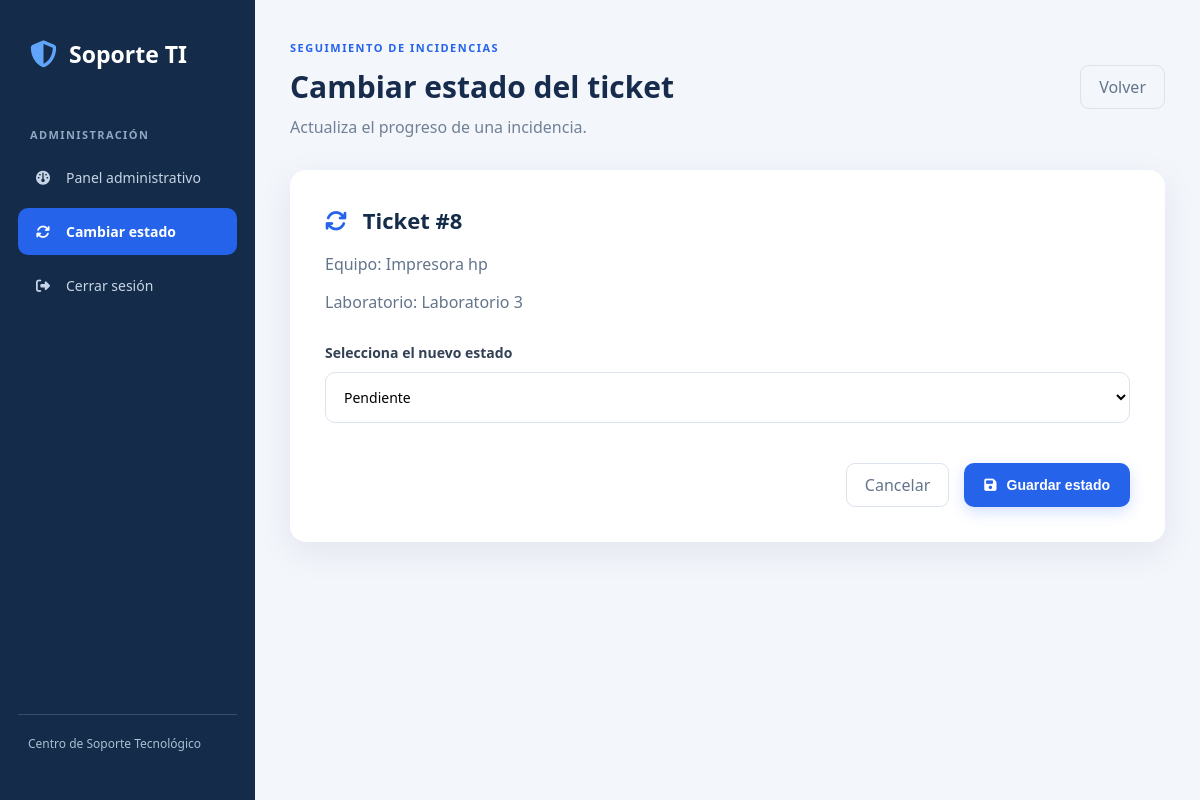
Page /admin/estado.php?id=8 (signed in) on the committed database.
### tables this page shows
CREATE TABLE `incidencias` (
  `id` int(11) NOT NULL,
  `reportado_por` varchar(100) NOT NULL,
  `laboratorio` varchar(100) NOT NULL,
  `equipo` varchar(100) NOT NULL,
  `descripcion` text NOT NULL,
  `prioridad` enum('Baja','Media','Alta') NOT NULL,
  `estado` enum('Pendiente','En proceso','Resuelta') NOT NULL DEFAULT 'Pendiente',
  `fecha_registro` timestamp NOT NULL DEFAULT current_timestamp()
);

### admin/estado.php (the view, shortened to what this page needs)
<?php
require_once __DIR__ . "/../config/conexion.php";
$id = filter_input(INPUT_GET, "id", FILTER_VALIDATE_INT);
$stmt = $conn->prepare(
    "SELECT id, equipo, laboratorio, estado
     FROM incidencias
     WHERE id = ?"
);
$stmt->bind_param("i", $id);
$stmt->execute();
$incidencia = $stmt->get_result()->fetch_assoc();
$estados_validos = [
    "Pendiente",
    "En proceso",
    "Resuelta"
];
function escapar($valor) {
    return htmlspecialchars(
        (string) $valor,
        ENT_QUOTES,
        "UTF-8"
    );
}
?>
<!DOCTYPE html>
<html lang="es">
<head>
    <link rel="stylesheet" href="../css/estilos.css">
    <link rel="stylesheet"
          href="https://cdnjs.cloudflare.com/ajax/libs/font-awesome/6.7.2/css/all.min.css">
</head>
<body class="pagina-dashboard">
<div class="dashboard-layout">
    <aside class="sidebar">
        <div class="sidebar-logo">
            <i class="fa-solid fa-shield-halved"></i>
            <span>Soporte TI</span>
        </div>
        <div class="sidebar-seccion">
            ADMINISTRACIÓN
        </div>
        <nav class="sidebar-nav">
            <a href="index.php">
                <i class="fa-solid fa-gauge"></i>
                Panel administrativo
            </a>
            <a href="index.php" class="activo">
                <i class="fa-solid fa-arrows-rotate"></i>
                Cambiar estado
            </a>
            <a href="logout.php">
                <i class="fa-solid fa-right-from-bracket"></i>
                Cerrar sesión
            </a>
        </nav>
        <div class="sidebar-footer">
            Centro de Soporte Tecnológico
        </div>
    </aside>
    <main class="dashboard-main">
        <header class="dashboard-topbar">
            <div>
                <span class="topbar-etiqueta">
                    SEGUIMIENTO DE INCIDENCIAS
                </span>
                <h1>Cambiar estado del ticket</h1>
                <p>
                    Actualiza el progreso de una incidencia.
                </p>
            </div>
            <a href="index.php" class="btn-limpiar">
                Volver
            </a>
        </header>
        <section class="tarjeta editar-tarjeta">
            <h2>
                <i class="fa-solid fa-arrows-rotate"></i>
                Ticket #<?= (int) $incidencia["id"] ?>
            </h2>
            <p class="subtitulo">
                Equipo: <?= escapar($incidencia["equipo"]) ?>
            </p>
            <p class="subtitulo">
                Laboratorio:
                <?= escapar($incidencia["laboratorio"]) ?>
            </p>
            <form method="POST" class="editar-form">
                <div class="campo-form">
                    <label for="estado">
                        Selecciona el nuevo estado
                    </label>
                    <select
                        id="estado"
                        name="estado"
                        required
                    >
                        <?php foreach ($estados_validos as $e): ?>
                            <option
                                value="<?= escapar($e) ?>"
                                <?= $incidencia["estado"] === $e
                                    ? "selected" : "" ?>
                            >
                                <?= escapar($e) ?>
                            </option>
                        <?php endforeach; ?>
                    </select>
                </div>
                <div class="editar-acciones">
                    <a href="index.php" class="btn-limpiar">
                        Cancelar
                    </a>
                    <button
                        type="submit"
                        class="btn-nuevo"
                    >
                        <i class="fa-solid fa-floppy-disk"></i>
                        Guardar estado
                    </button>
                </div>
            </form>
        </section>
    </main>
</div>
</body>
</html>

### css/estilos.css (style rules this page uses)
* { box-sizing: border-box; }
body { margin: 0; font-family: 'Segoe UI', Arial, sans-serif; background: #f3f6fb; color: #142c49; }
.encabezado p, .subtitulo { color: #64748b; }
.tarjeta { background: white; padding: 35px; border-radius: 16px; box-shadow: 0 10px 35px rgba(20,44,73,0.08); }
.tarjeta h2 { margin-top: 0; }
form { display: flex; flex-direction: column; gap: 12px; margin-top: 25px; }
label { font-weight: 600; font-size: 14px; }
input, textarea, select { width: 100%; padding: 13px; border: 1px solid #dce3ed; border-radius: 9px; font-family: inherit; font-size: 15px; background: #fff; transition: 0.2s; }
.pagina-dashboard { background: #f3f6fb; color: #172b4d; }
.dashboard-layout { display: flex; min-height: 100vh; }
.sidebar { width: 255px; background: #142c49; color: white; padding: 28px 18px; display: flex; flex-direction: column; position: sticky; top: 0; height: 100vh; flex-shrink: 0; }
.sidebar-logo { display: flex; align-items: center; gap: 12px; font-size: 23px; font-weight: 750; padding: 10px 12px 35px; }
.sidebar-logo i { color: #60a5fa; font-size: 27px; }
.sidebar-seccion { font-size: 11px; font-weight: 700; letter-spacing: 1.4px; color: #91a7c2; margin: 22px 12px 12px; }
.sidebar-nav { display: flex; flex-direction: column; gap: 7px; }
.sidebar-nav a { display: flex; align-items: center; gap: 13px; padding: 14px 15px; color: #c7d5e6; text-decoration: none; border-radius: 10px; font-size: 14px; transition: all 0.25s ease; }
.sidebar-nav a i { width: 20px; text-align: center; }
.sidebar-nav a.activo { background: #2563eb; color: white; font-weight: 600; }
.sidebar-footer { margin-top: auto; padding: 20px 10px; border-top: 1px solid #35506c; font-size: 12px; color: #a9bfd5; display: flex; gap: 10px; align-items: center; }
.dashboard-main { flex: 1; min-width: 0; padding: 35px; }
.dashboard-topbar { display: flex; justify-content: space-between; align-items: center; gap: 20px; margin-bottom: 32px; }
.topbar-etiqueta { color: #2563eb; font-size: 11px; font-weight: 800; letter-spacing: 1.5px; }
.dashboard-topbar h1 { font-size: 30px; margin: 9px 0; }
.dashboard-topbar p { color: #718096; margin: 0; }
.btn-nuevo { display: inline-flex; align-items: center; gap: 10px; padding: 14px 20px; background: #2563eb; color: white; text-decoration: none; border-radius: 10px; font-weight: 600; white-space: nowrap; box-shadow: 0 5px 15px rgba(37,99,235,0.2); transition: 0.25s; }
.btn-limpiar { height: 44px; display: flex; align-items: center; padding: 0 18px; color: #64748b; text-decoration: none; border: 1px solid #dce3ed; border-radius: 9px; }
.editar-tarjeta { max-width: 950px; margin: 0 auto; padding: 35px; }
.editar-tarjeta h2 { color: #142c49; font-size: 22px; }
.editar-tarjeta h2 i { color: #2563eb; margin-right: 10px; }
.editar-form { margin-top: 30px; gap: 25px; }
.campo-form { display: flex; flex-direction: column; gap: 10px; }
.campo-form label { color: #334155; font-weight: 600; }
.campo-form input, .campo-form select, .campo-form textarea { border: 1px solid #dce3ed; border-radius: 10px; padding: 14px; background: #ffffff; font-size: 14px; transition: 0.2s; }
.editar-acciones { display: flex; justify-content: flex-end; align-items: center; gap: 15px; margin-top: 15px; }
.editar-acciones .btn-nuevo { border: none; cursor: pointer; font-size: 14px; }

### rows in the picture
incidencias: id "8", equipo "Impresora hp", laboratorio "Laboratorio 3"

### other values in the picture
form field estado "Pendiente"
